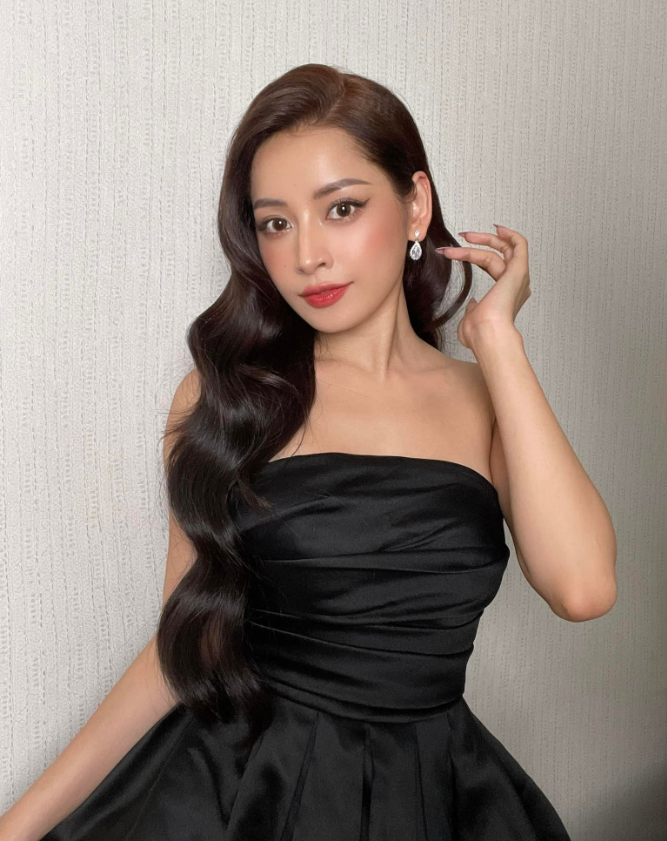
#> input picture Seminar 3/image01.png, 667 x 841 px
$ python jpeg_compressor.py image01.png out.png 1.0 5
#> lines starting #> are read from the running program, lines starting #| are printed output that depends on the picture
#!/usr/bin/env python
# coding: utf-8

import cv2
import numpy as np
from matplotlib import pyplot as plt
import matplotlib.cm as cm
import sys
import os

def main():


        if(len(sys.argv)!=5):
                print('inputBMPFileName outputJPEGFilename quality(from 1 to 100) DEBUGMODE(0 or 1)')
                print('example:')
                print('./lena.bmp ./output.jpg 80 0')
                return

        srcFileName = sys.argv[1]
        outputJPEGFileName = sys.argv[2]
        quality = float(sys.argv[3])
        DEBUG_MODE = int(sys.argv[4])


        B = 8 # blocksize
        img1 = cv2.imread(srcFileName)
#> img1 is the input picture: shape (841, 667, 3); mean B, G, R 122.6, 130.3, 142.5
        h, w = np.array(img1.shape[:2])//B * B
#> h = 840; w = 664
        img1= img1[:h, :w]
#> img1: shape (840, 664, 3)

        #Convert BGR to RGB
        img2=np.zeros(img1.shape,np.uint8)
        img2[:,:,0]=img1[:,:,2]
        img2[:,:,1]=img1[:,:,1]
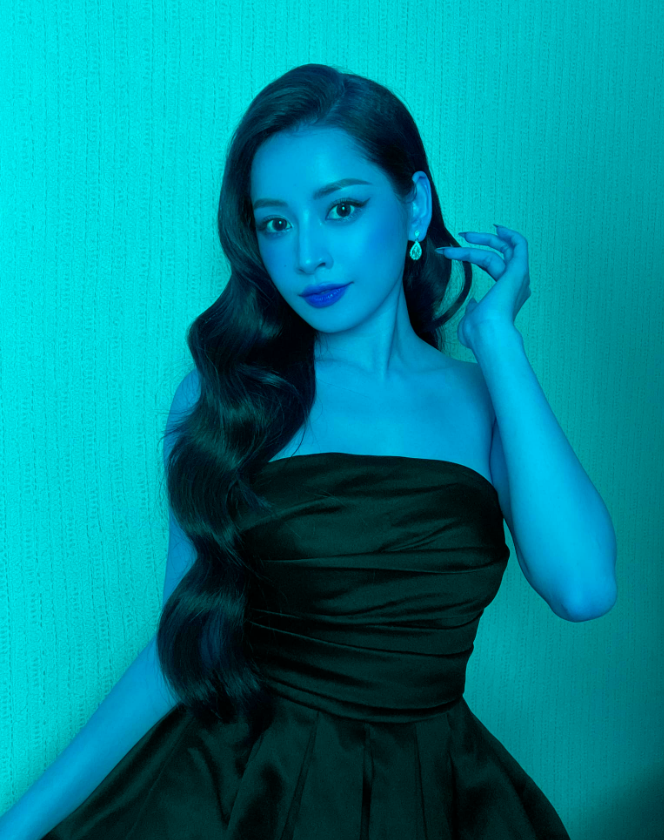
#> img2: shape (840, 664, 3); mean B, G, R 142.7, 130.4, 0
        img2[:,:,2]=img1[:,:,0]

        size_of_original = os.path.getsize(srcFileName)

        if DEBUG_MODE:
                plt.title(f'Original with size={size_of_original}')
                plt.imshow(img2)

        QY=np.array([[16,11,10,16,24,40,51,61],
                                [12,12,14,19,26,48,60,55],
                                [14,13,16,24,40,57,69,56],
                                [14,17,22,29,51,87,80,62],
                                [18,22,37,56,68,109,103,77],
                                [24,35,55,64,81,104,113,92],
                                [49,64,78,87,103,121,120,101],
                                [72,92,95,98,112,100,103,99]])

        QC=np.array([[17,18,24,47,99,99,99,99],
                                [18,21,26,66,99,99,99,99],
                                [24,26,56,99,99,99,99,99],
                                [47,66,99,99,99,99,99,99],
                                [99,99,99,99,99,99,99,99],
                                [99,99,99,99,99,99,99,99],
                                [99,99,99,99,99,99,99,99],
                                [99,99,99,99,99,99,99,99]])

        Y_d =cv2.cvtColor(img1, cv2.COLOR_BGR2YCrCb)
#> Y_d: shape (840, 664, 3); mean of channels 0, 1, 2 133.2, 134.8, 122.1

        SSV=2
        SSH=2
        crf=cv2.boxFilter(Y_d[:,:,1],ddepth=-1,ksize=(2,2))
        cbf=cv2.boxFilter(Y_d[:,:,2],ddepth=-1,ksize=(2,2))
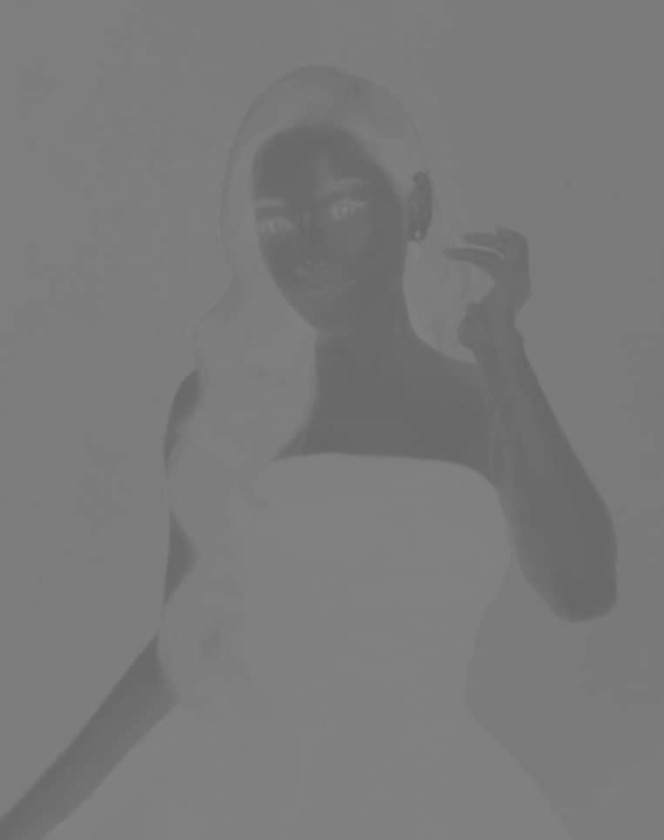
#> cbf: shape (840, 664); min 102, max 130, mean 122.2
        crsub=crf[::SSV,::SSH]
        cbsub=cbf[::SSV,::SSH]
        imSub=[Y_d[:,:,0], crsub, cbsub]


        QUANLITY_FACTOR = quality
        if QUANLITY_FACTOR < 50 and QUANLITY_FACTOR > 1:
                scale = np.floor(5000/QUANLITY_FACTOR)
        elif QUANLITY_FACTOR < 100:
                scale = 200-2*QUANLITY_FACTOR
        else:
                print("Quality Factor must be in the range [1..99]")
        scale = scale / 100.0
        Q=[QY*scale,QC*scale,QC*scale]


        scol =  B
        srow = B


        TransAll=[]
        TransAllQuant=[]
        ch=['Y','Cr','Cb']
        # plt.figure()
        for idx,channel in enumerate(imSub):
                # plt.subplot(1,3,idx+1)
                channelrows=channel.shape[0]
                channelcols=channel.shape[1]
                Trans = np.zeros((channelrows,channelcols), np.float32)
                TransQuant = np.zeros((channelrows,channelcols), np.float32)
                blocksV=channelrows // B
                blocksH=channelcols // B
                vis0 = np.zeros((channelrows,channelcols), np.float32)
                vis0[:channelrows, :channelcols] = channel
                vis0=vis0-128 # convert 0-255 to -127 to 127
                for row in range(blocksV):
                        for col in range(blocksH):
                                currentblock = cv2.dct(vis0[row*B:(row+1)*B,col*B:(col+1)*B])
                                Trans[row*B:(row+1)*B,col*B:(col+1)*B] = currentblock
                                TransQuant[row*B:(row+1)*B,col*B:(col+1)*B] = np.round(currentblock/Q[idx])
                TransAll.append(Trans)
                TransAllQuant.append(TransQuant)
                if idx==0:
                        selectedTrans=Trans[srow*B:(srow+1)*B,scol*B:(scol+1)*B]
                else:
                        sr=int(np.floor(srow/SSV))
                        sc=int(np.floor(scol/SSV))
                        selectedTrans=Trans[sr*B:(sr+1)*B,sc*B:(sc+1)*B]
                if DEBUG_MODE:
                        pass
#> this loop made 3 passes
#> (channelrows, channelcols, blocksV, blocksH, sr, sc) on passes 2 to 3: (420, 332, 52, 41, 4, 4), (420, 332, 52, 41, 4, 4)
#> (channelrows, channelcols, blocksV, blocksH) on pass 1: (840, 664, 105, 83)
#> pass 3, in main, `vis0=vis0-128`:
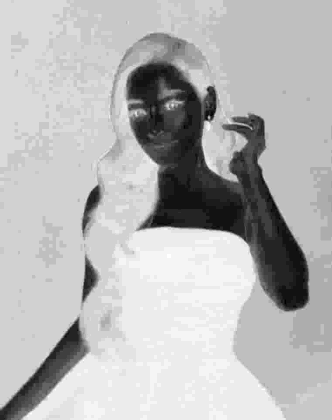
#> vis0: shape (420, 332) float32; min -26, max 2, mean -5.82; drawn with min black and max white
#> after the loop:
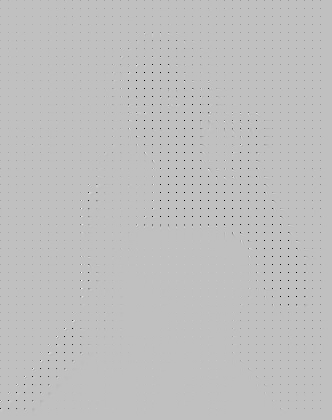
#> Trans: shape (420, 332) float32; min -192.1, max 62.72, mean -0.7; drawn with min black and max white
#> after the loop, TransAll = 3 items; TransAllQuant = 3 items
                        # plt.imshow(selectedTrans,cmap=cm.jet,interpolation='nearest')
                        # plt.colorbar(shrink=0.5)
                        # plt.title('DCT of '+ch[idx])


        DecAll=np.zeros((h,w,3), np.uint8)
        for idx,channel in enumerate(TransAllQuant):
                channelrows=channel.shape[0]
                channelcols=channel.shape[1]
                blocksV=channelrows//B
                blocksH=channelcols//B
                back0 = np.zeros((channelrows,channelcols), np.uint8)
                for row in range(blocksV):
                        for col in range(blocksH):
                                dequantblock=channel[row*B:(row+1)*B,col*B:(col+1)*B]*Q[idx]
                                currentblock = np.round(cv2.idct(dequantblock))+128
                                currentblock[currentblock>255]=255
                                currentblock[currentblock<0]=0
                                back0[row*B:(row+1)*B,col*B:(col+1)*B]=currentblock
                back1=cv2.resize(back0,(w,h))
                DecAll[:,:,idx]=np.round(back1)
#> this loop made 3 passes
#> (channelrows, channelcols, blocksV, blocksH) on passes 1 to 3: (840, 664, 105, 83), (420, 332, 52, 41), (420, 332, 52, 41)
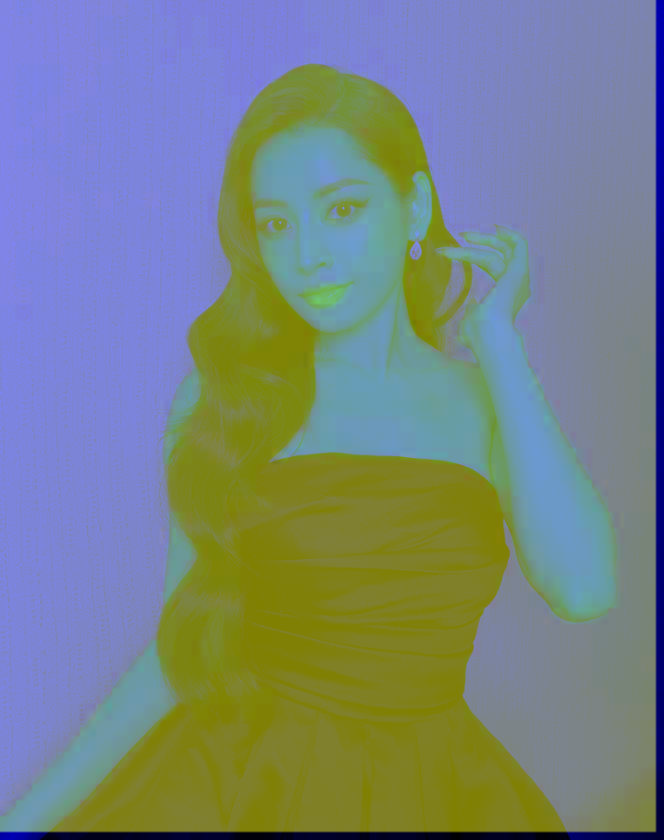
#> DecAll: shape (840, 664, 3); mean of channels 0, 1, 2 133.2, 132.2, 119.5; drawn as B, G, R


        reImg=cv2.cvtColor(DecAll, cv2.COLOR_YCrCb2RGB)
        # reImg = np.reshape(reImg, (reImg.shape[1], reImg.shape[0], reImg.shape[2]))
        # cv2.imwrite('BackTransformedQuant.jpg', reImg)
        plt.figure()
        img3=np.zeros(img1.shape,np.uint8)
        img3[:,:,0]=reImg[:,:,2]
        img3[:,:,1]=reImg[:,:,1]
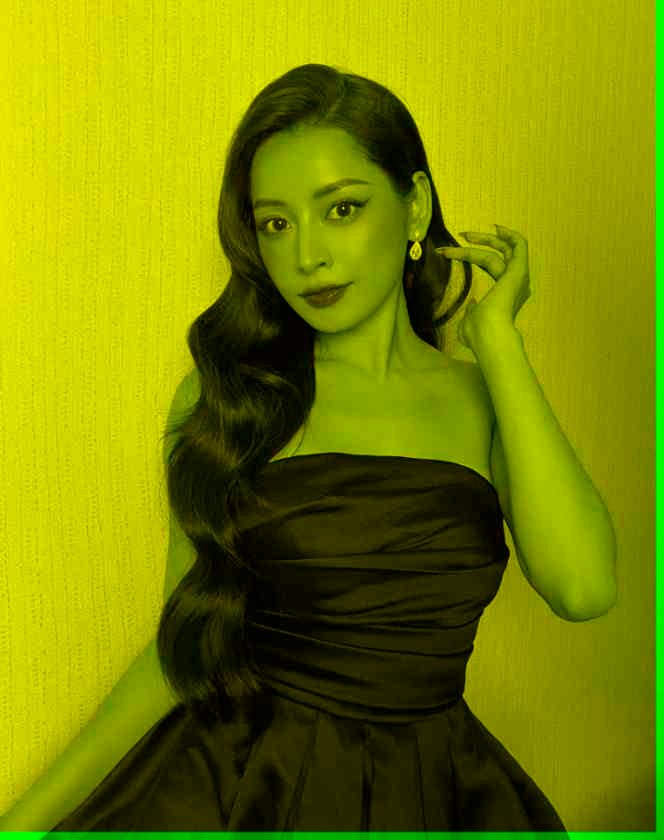
#> img3: shape (840, 664, 3); mean R, G, B 121, 133.1, 0
        img3[:,:,2]=reImg[:,:,0]


        # normalization shape
        img3 = img3[:-8,:-8,:]
#> img3: shape (832, 656, 3)
        cv2.imwrite(outputJPEGFileName, img3)
        size_of_compressed = os.path.getsize(outputJPEGFileName)
        if DEBUG_MODE:
                plt.imshow(img3[:,:,::-1])
                plt.title(f'Compressed with size={size_of_compressed}')
                plt.show()
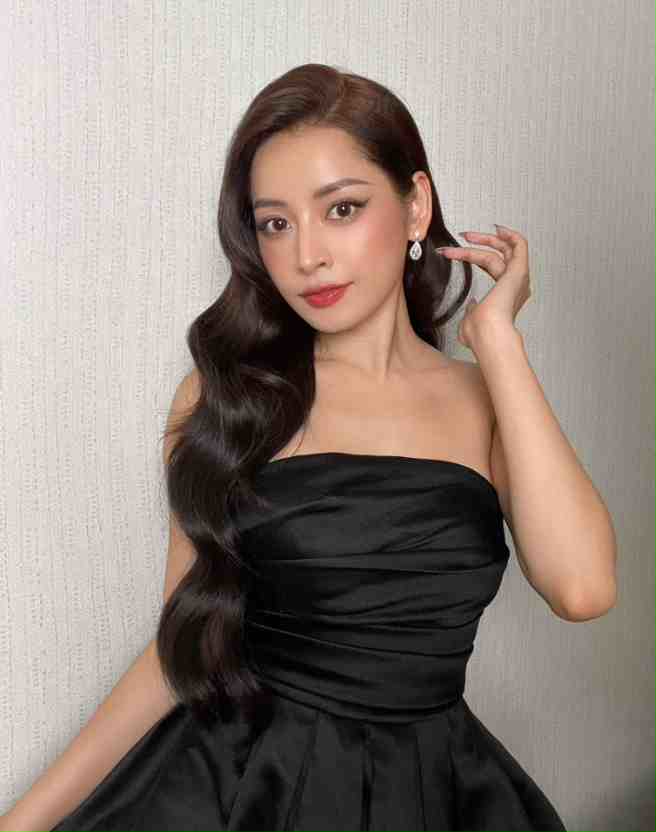
#> shown: shape (832, 656, 3); mean R, G, B 144.2, 131.3, 123.6

        return (size_of_original, size_of_compressed)

if __name__ == "__main__":
        original_size, compressed_size =  main()
        print("Compressed ratio = %.2f" % (original_size / compressed_size))
